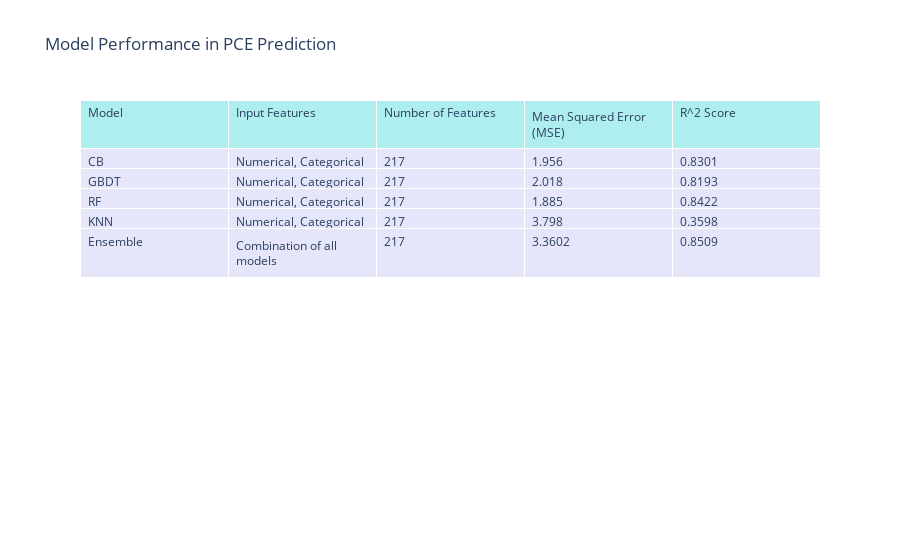

Notebook code cell kept with this figure:
### Code cell
import plotly.graph_objects as go
import pandas as pd

# Create a dictionary with the model names and their corresponding performance metrics
data = {
    'Model': ['CB', 'GBDT', 'RF', 'KNN', 'Ensemble'],
    'Input Features': ['Numerical, Categorical', 'Numerical, Categorical', 'Numerical, Categorical', 'Numerical, Categorical', 'Combination of all models'],
    'Number of Features': ['217', '217', '217', '217', '217'],
    'Mean Squared Error (MSE)': ['1.956', '2.018', '1.885', '3.798', '3.3602'],
    'R^2 Score': ['0.8301', '0.8193', '0.8422', '0.3598', '0.8509']
}

# Create a DataFrame from the dictionary
df = pd.DataFrame(data)

# Create the table plot
fig = go.Figure(data=[go.Table(
    header=dict(values=list(df.columns),
                fill_color='paleturquoise',
                align='left'),
    cells=dict(values=[df['Model'], df['Input Features'], df['Number of Features'], df['Mean Squared Error (MSE)'],
                       df['R^2 Score']],
               fill_color='lavender',
               align='left'))
])

# Update layout
fig.update_layout(title="Model Performance in PCE Prediction")

# Show the table plot
fig.show()

### Figure 1 — Plotly figure (JSON) as saved in the notebook; plotly's stock layout.template omitted (floating-point values rounded to 4 significant figures)
{"data": [{"cells": {"align": "left", "fill": {"color": "lavender"}, "values": [["CB", "GBDT", "RF", "KNN", "Ensemble"], ["Numerical, Categorical", "Numerical, Categorical", "Numerical, Categorical", "Numerical, Categorical", "Combination of all models"], ["217", "217", "217", "217", "217"], ["1.956", "2.018", "1.885", "3.798", "3.3602"], ["0.8301", "0.8193", "0.8422", "0.3598", "0.8509"]]}, "header": {"align": "left", "fill": {"color": "paleturquoise"}, "values": ["Model", "Input Features", "Number of Features", "Mean Squared Error (MSE)", "R^2 Score"]}, "type": "table"}], "layout": {"title": {"text": "Model Performance in PCE Prediction"}}}
